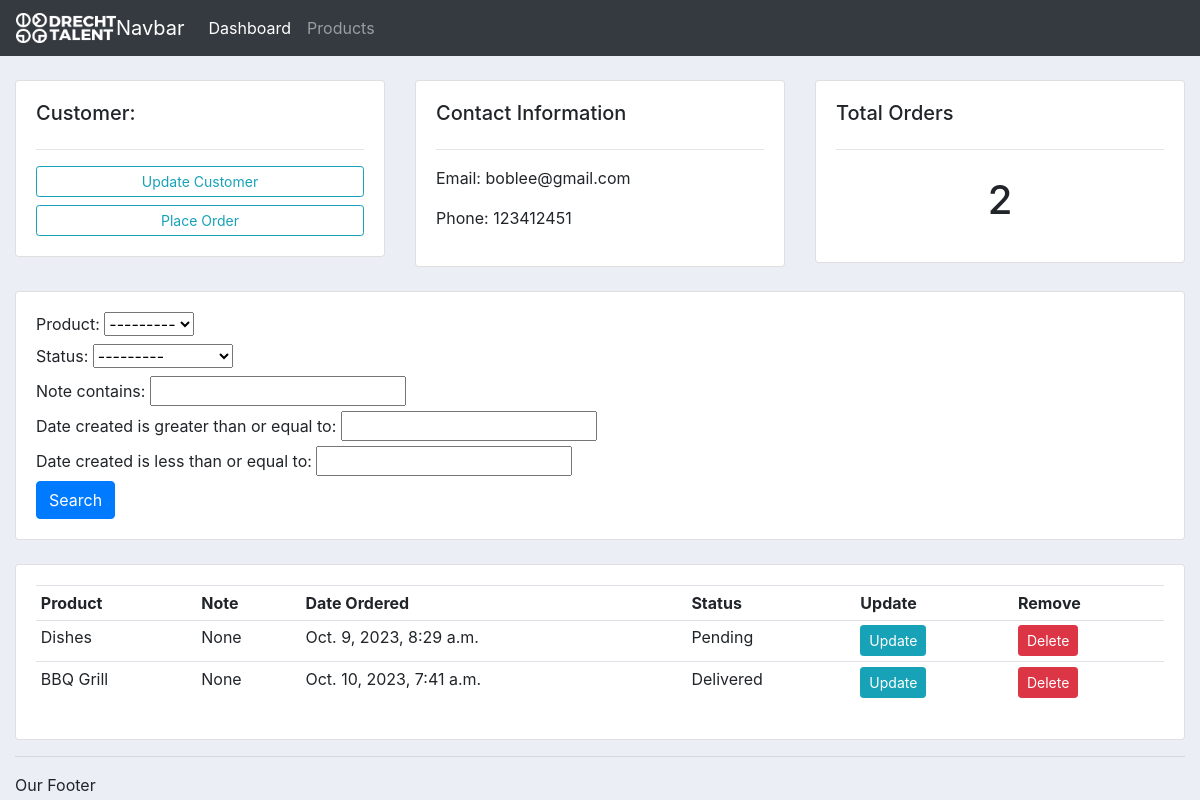
The app's page /customer/2/ with its own data.
### accounts/models.py (models this page shows, shortened)
class Customer(models.Model):
    name = models.CharField(max_length=200, null=True)
    phone = models.CharField(max_length=200, null=True)
    email = models.CharField(max_length=200, null=True)
    date_created = models.DateTimeField(auto_now_add=True, null=True)

class Order(models.Model):
    STATUS = (
            ('Pending', 'Pending'),
            ('Out for delivery', 'Out for delivery'),
            ('Delivered', 'Delivered'),
            )
    customer = models.ForeignKey(Customer, null=True, on_delete=models.SET_NULL)
    product = models.ForeignKey(Product, null=True, on_delete=models.SET_NULL)
    date_created = models.DateTimeField(auto_now_add=True, null=True)
    status = models.CharField(max_length=200, null=True, choices=STATUS)
    note = models.CharField(max_length=1000, null=True)

class Product(models.Model):
    CATEGORY = (
            ('Indoor', 'Indoor'),
            ('Out Door', 'Out Door'),
            )
    name = models.CharField(max_length=200, null=True)
    price = models.FloatField(null=True)
    category = models.CharField(max_length=200, null=True, choices=CATEGORY)
    description = models.CharField(max_length=200, null=True, blank=True)
    date_created = models.DateTimeField(auto_now_add=True, null=True)
    tags = models.ManyToManyField(Tag)
    def __str__(self):
        return self.name

### accounts/views.py (the view)
# urls.py: path("customer/<str:pk_test>/", views.customer, name="customer"),
def customer(request, pk_test):
    customer = Customer.objects.get(id=pk_test)
    orders = customer.order_set.all()
    order_count = orders.count()
    myFilter = OrderFilter(request.GET, queryset=orders)
    orders = myFilter.qs
    context = {"customer": customer, "orders": orders, "order_count": order_count, "myFilter": myFilter}
    return render(request, "accounts/customer.html", context)

### accounts/templates/accounts/customer.html
{%  extends 'accounts/main.html' %}
{% block content %}
	<br>
<div class="row">
	<div class="col-md">
		<div class="card card-body">
			<h5>Customer:</h5>
			<hr>
			<a class="btn btn-outline-info  btn-sm btn-block" href="">Update Customer</a>
			<a class="btn btn-outline-info  btn-sm btn-block" href="{% url 'create_order' customer.id %}">Place Order</a>
		</div>
	</div>
	<div class="col-md">
		<div class="card card-body">
			<h5>Contact Information</h5>
			<hr>
			<p>Email: {{ customer.email }}</p>
			<p>Phone: {{ customer.phone }}</p>
		</div>
	</div>
	<div class="col-md">
		<div class="card card-body">
			<h5>Total Orders</h5>
			<hr>
			<h1 style="text-align: center;padding: 10px">{{ orders.count }}</h1>
		</div>
	</div>
</div>
<br>
<div class="row">
	<div class="col">
		<div class="card card-body">
			<form method="get">
            {{ myFilter.form }}
		    <button class="btn btn-primary" type="submit">Search</button>
		  </form>
		</div>
	</div>
</div>
<br>
<div class="row">
	<div class="col-md">
		<div class="card card-body">
			<table class="table table-sm">
				<tr>
					<th>Product</th>
					<th>Note</th>
					<th>Date Ordered</th>
					<th>Status</th>
					<th>Update</th>
					<th>Remove</th>
				</tr>
                {% for order in orders %}
                <tr>
                	<td>{{ order.product }}</td>
                	<td>{{ order.note }}</td>
                	<td>{{ order.date_created }}</td>
                	<td>{{ order.status }}</td>
                	<td><a class= "btn btn-sm btn-info" href="{% url 'update_order' order.id %}">Update</a></td>
                    <td><a class= "btn btn-sm btn-danger" href="{% url 'delete_order' order.id %}">Delete</a></td>
                </tr>
                {% endfor %}
			</table>
		</div>
	</div>
</div>
{% endblock %}

### static/css/main.css (style rules this page uses)
body { background-color: #ebeff5; }

### records on screen
Customer: email "boblee@gmail.com", phone "123412451"
Order: product "Dishes", note "None", date_created "Oct. 9, 2023, 8:29 a.m.", status "Pending"
Order: product "BBQ Grill", note "None", date_created "Oct. 10, 2023, 7:41 a.m.", status "Delivered"

### other values on screen
{{ orders.count }} "2"
